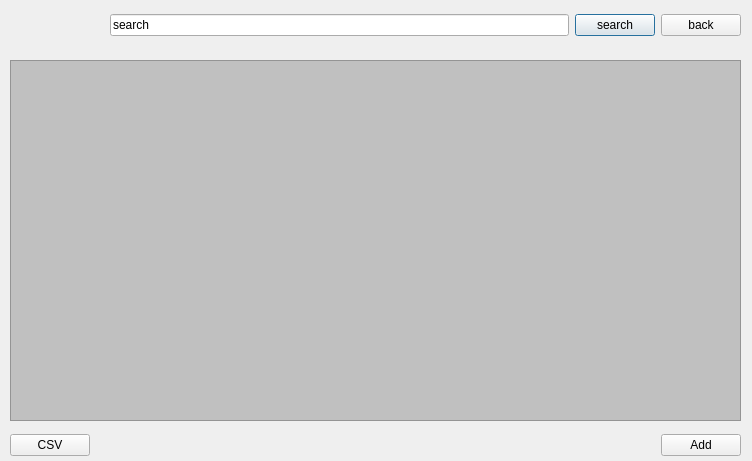
<?xml version="1.0" encoding="UTF-8"?>
<ui version="4.0">
 <class>StudentPage</class>
 <widget class="QDialog" name="StudentPage">
  <property name="geometry">
   <rect>
    <x>0</x>
    <y>0</y>
    <width>752</width>
    <height>461</height>
   </rect>
  </property>
  <property name="windowTitle">
   <string>Dialog</string>
  </property>
  <widget class="QTableWidget" name="studentTable">
   <property name="geometry">
    <rect>
     <x>10</x>
     <y>60</y>
     <width>731</width>
     <height>361</height>
    </rect>
   </property>
   <property name="sizePolicy">
    <sizepolicy hsizetype="Preferred" vsizetype="Preferred">
     <horstretch>0</horstretch>
     <verstretch>0</verstretch>
    </sizepolicy>
   </property>
   <property name="font">
    <font>
     <pointsize>18</pointsize>
    </font>
   </property>
   <property name="styleSheet">
    <string notr="true">QTableWidget{
background-color: #C0C0C0;
alternate-background-color: #606060;
selection-background-color: #202020;
}</string>
   </property>
   <property name="editTriggers">
    <set>QAbstractItemView::NoEditTriggers</set>
   </property>
   <property name="alternatingRowColors">
    <bool>true</bool>
   </property>
   <property name="selectionMode">
    <enum>QAbstractItemView::SingleSelection</enum>
   </property>
   <property name="selectionBehavior">
    <enum>QAbstractItemView::SelectRows</enum>
   </property>
   <property name="sortingEnabled">
    <bool>true</bool>
   </property>
   <attribute name="horizontalHeaderStretchLastSection">
    <bool>true</bool>
   </attribute>
  </widget>
  <widget class="QWidget" name="layoutWidget">
   <property name="geometry">
    <rect>
     <x>110</x>
     <y>10</y>
     <width>631</width>
     <height>31</height>
    </rect>
   </property>
   <layout class="QHBoxLayout" name="horizontalLayout">
    <item>
     <widget class="QLineEdit" name="searchLineEdit">
      <property name="text">
       <string>search</string>
      </property>
     </widget>
    </item>
    <item>
     <widget class="QPushButton" name="searchPushButton">
      <property name="text">
       <string>search</string>
      </property>
     </widget>
    </item>
    <item>
     <widget class="QPushButton" name="backPushButton">
      <property name="text">
       <string>back</string>
      </property>
     </widget>
    </item>
   </layout>
  </widget>
  <widget class="QWidget" name="layoutWidget">
   <property name="geometry">
    <rect>
     <x>10</x>
     <y>430</y>
     <width>731</width>
     <height>31</height>
    </rect>
   </property>
   <layout class="QHBoxLayout" name="horizontalLayout_2">
    <item>
     <widget class="QPushButton" name="csvPushButton">
      <property name="text">
       <string>CSV</string>
      </property>
     </widget>
    </item>
    <item>
     <spacer name="horizontalSpacer">
      <property name="orientation">
       <enum>Qt::Horizontal</enum>
      </property>
      <property name="sizeHint" stdset="0">
       <size>
        <width>40</width>
        <height>20</height>
       </size>
      </property>
     </spacer>
    </item>
    <item>
     <widget class="QPushButton" name="addPushButton">
      <property name="text">
       <string>Add</string>
      </property>
     </widget>
    </item>
   </layout>
  </widget>
 </widget>
 <resources/>
 <connections/>
</ui>
